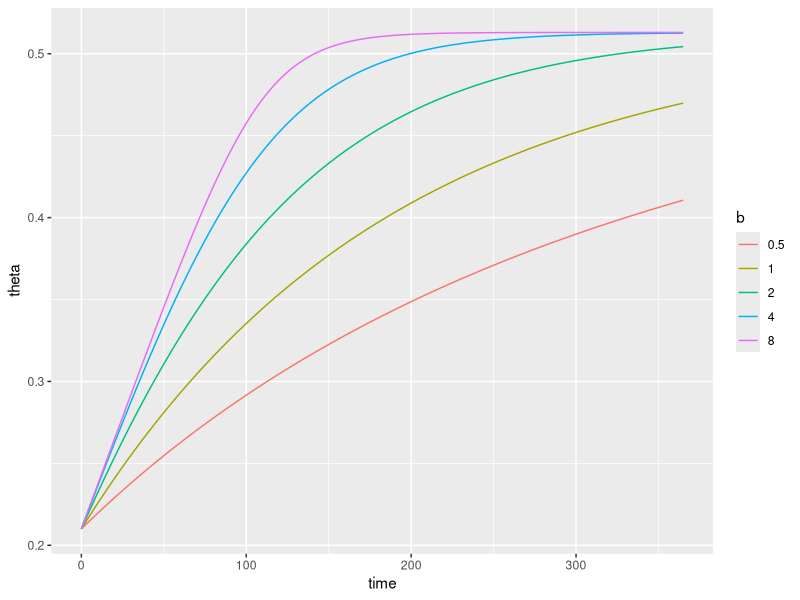
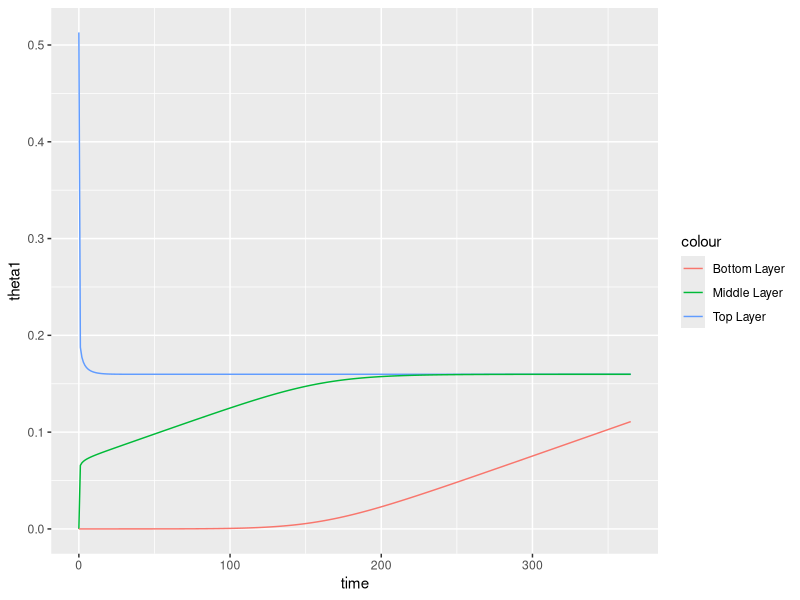
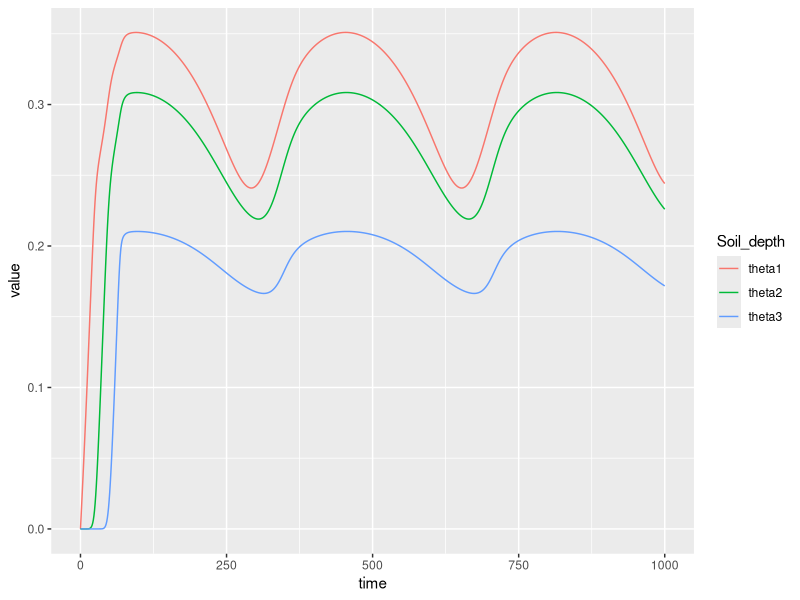
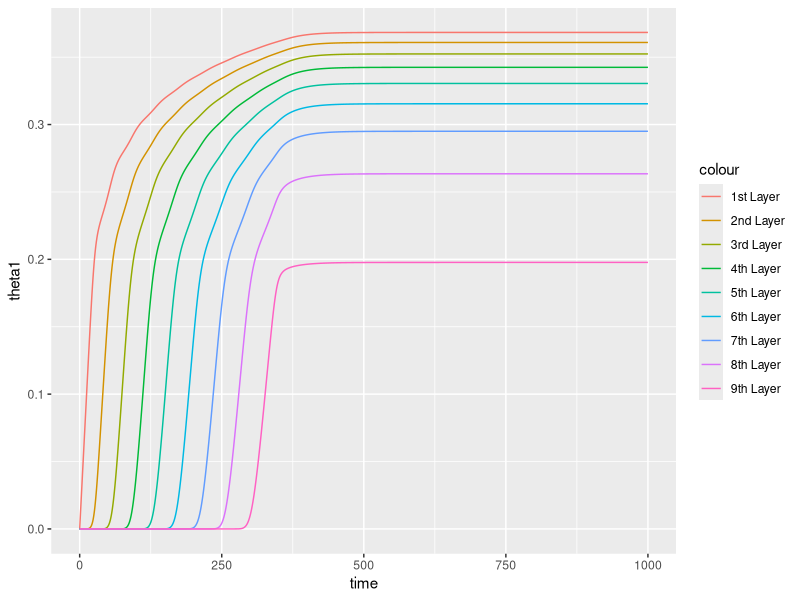
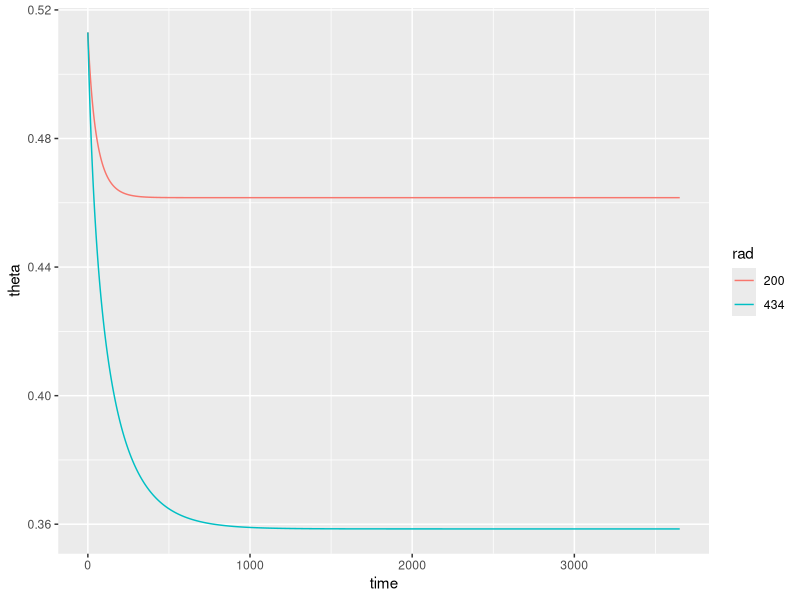
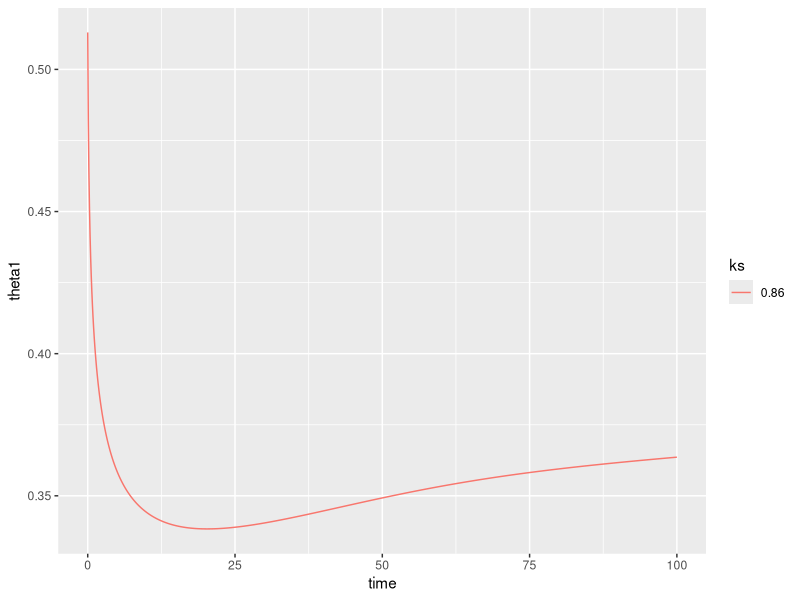
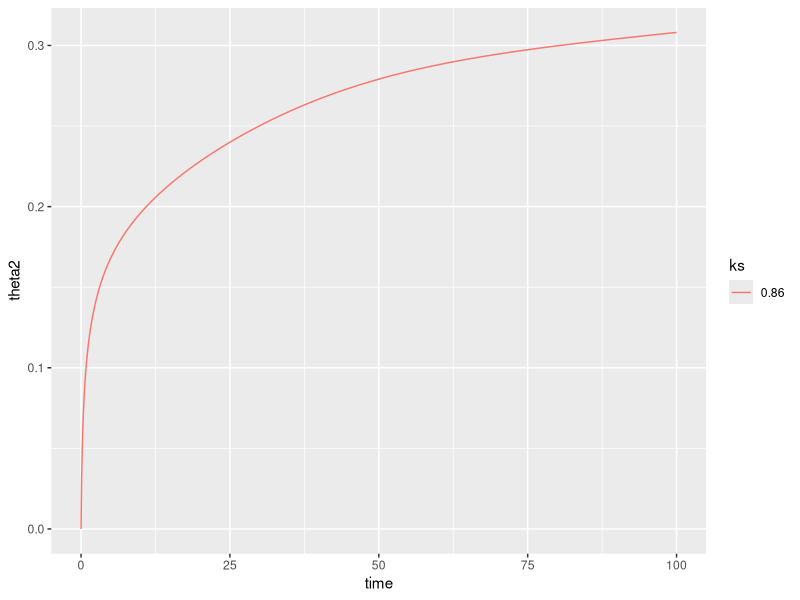
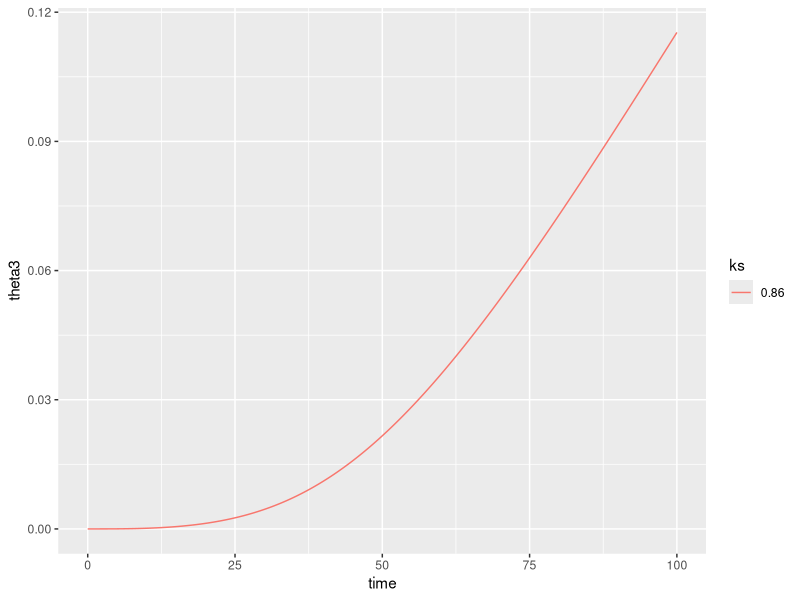

Write R code to recreate these figures, in order.
## ---- chunk 1
knitr::opts_chunk$set(echo = TRUE)
## ---- chunk 2
library(dplyr)
library(tidyr)
library(ggplot2)
library(purrr)
library(deSolve)
## ---- chunk 3
# Timestep
t <- seq(0,365, by = 1)

# Variables
theta_init <- c(theta=0.210)

# Model parameters
params <- 
  expand_grid(theta_sat = 0.513, 
            R  = 1000/365,
            b = c(1, 0.5, 2, 4, 8),
            z = 1000) %>%
        split(., .$b)

# Rates of change
theta_rates <- function(t, theta, params) {
  with(as.list(c(theta, params)), {
    
    dtheta_dt = (R*(1-(theta/theta_sat)^b))/z

    return(list(c(dtheta_dt)))
  })
}
## ---- chunk 4

logistic_solution <-
  map_dfr(
    params,
    ~ode(
    y = theta_init,
    times = t,
    func = theta_rates,
    parms = .x) %>%
  as.data.frame(), .id = "b")
## ---- chunk 5

logistic_solution %>% 
  ggplot(aes(time, theta, col=b)) +
  geom_line()

## ---- chunk 6
# Timestep
t <- seq(0,365, by = 1)

# Variables
theta_init <- c(theta1=0.513, theta2=0, theta3=0)

# Model parameters for silty loam (Landsberg)
params <- 
  expand_grid(theta_sat = 0.513, 
    R  = 1/365,
    #convert to day
    ksat = c(12.2*24),
    nk = 11.9
    ) %>%
        split(., .$ksat)

# Rates of change
theta_rates <- function(t, theta, params) {
  with(as.list(c(theta, params)), {
    dtheta1_dt = R - (ksat * (theta1/theta_sat)^nk)/0.1
    dtheta2_dt = ((ksat * (theta1/theta_sat)^nk) - (ksat * (theta2/theta_sat)^nk))/0.5
    dtheta3_dt = ((ksat * (theta2/theta_sat)^nk))/0.5
    return(list(c(dtheta1_dt,dtheta2_dt,dtheta3_dt)))
  })
}

## ---- chunk 7

logistic_solution <-
  map_dfr(
    params,
    ~ode(
    y = theta_init,
    times = t,
    func = theta_rates,
    parms = .x) %>%
  as.data.frame(), .id = "ks")
## ---- chunk 8

logistic_solution %>% 
 ggplot(aes(time)) + 
  geom_line(aes(y = theta1, col="Top Layer")) + 
  geom_line(aes(y = theta2, col="Middle Layer")) +
  geom_line(aes(y = theta3, col="Bottom Layer"))


## ---- chunk 9
# Timestep
t <- seq(0,1000, by = 0.1)

# Variables
theta_init <- c(theta11=0, theta22=0, theta33=0, theta44=0)



# Model parameters for silty loam (Landsberg)
params <- list(
  c(
    R=3/365,
    dsat = 1.4,
    nd = 6.5,
    theta_sat = c(0.482),
    b=8,
    amp=0,
    I_constant=1,
    sine_height=1,
    frequency=180,
    ksat=292.8,
    nk=11.9
    ))


# Rates of change
theta_rates1 <- function(t, theta_init, params) {
  with(as.list(c(theta_init, params)), {
    dtheta1_dt=R-(-dsat*(theta11/theta_sat)^nd)*((theta22-theta11)/0.50)
    dtheta2_dt=(-dsat*(theta11/theta_sat)^nd)*((theta22-theta11)/0.50)-(-dsat*(theta22/theta_sat)^nd)*((theta33-theta22)/0.50)
    dtheta3_dt=(-dsat*(theta22/theta_sat)^nd)*((theta33-theta22)/0.50)-((ksat)*(theta33/theta_sat)^nk)
    dtheta4_dt=((ksat)*(theta33/theta_sat)^nk)
    
    return(list(c(dtheta1_dt,dtheta2_dt,dtheta3_dt,dtheta4_dt)))
  })
}
## ---- chunk 10

logistic_solution1 <-
  map_dfr(
    params,
    ~ode(
    y = theta_init,
    times = t,
    func = theta_rates1,
    parms = .x) %>%
  as.data.frame())
## ---- chunk 11
#set time period and time step
t <- seq(0,1000, by = 1)

#how many soil depths should be monitored
n=3

#set depth of points, can be customised. N-1 in this case accounts for one customsied point, all others are the same
standard_depth = 0.5
z <- c(0.10, rep(standard_depth, n-1))

i=1

#set vector to collect gradients 
dtheta_dt <- vector(length = n)

#set initial soil moisture content for each layer (boundary z[i] - z[i-1]) as well as the amount of water lost to deep drainage and runoff and the total amount of rainfall falling in period for sanity check, particulary important for when inclduing temporal variation
theta_init <- c(theta=rep(0, n), runoff = 0, deep_drainage=0, cumulative_rain=0)

#set parameter values
params <- list(
  c(
    R=3/365,
    dsat = 1.4,
    nd = 6.5,
    theta_sat = 0.482,
    b=8,
    ksat=292.8,
    nk=11.9,
    amp=1,
    sine_height=1,
    frequency=180,
    I_constant = 1
    ))
#soil moisture drainage model

theta_rates <- function(t, theta, params) {
  with(as.list(c(theta, params)), {
    
    I = (1-I_constant*(theta[i]/theta_sat)^b)
    S = amp*sin(t/frequency*pi)+sine_height
    

    for(i in 1:n){
    
    #top layer. Non-infiltrating rainfall is stored in runoff, but leaves the plant-accessible water budget forever. 
      if(i == 1) {
    inflow = R*S*I
    runoff = (R*S)*(1-I)
    outflow = (-dsat*(theta[i]/theta_sat)^nd)*((theta[i+1]-theta[i])/z[i+1])
  
      }
    
    #middle layers  
      if(!i %in% c(1, n)) {
     inflow = (-dsat*(theta[i-1]/theta_sat)^nd)*((theta[i]-theta[i-1])/z[i])
     outflow= (-dsat*(theta[i]/theta_sat)^nd)*((theta[i+1]-theta[i])/z[i+1])
      }
      
    # last layer - water that outflows from this layer is gone forever. Values are stored in deep_drainage.
      if(i == (n)) {
    inflow = (-dsat*(theta[i-1]/theta_sat)^nd)*((theta[i]-theta[i-1])/z[i])
    outflow = ((ksat)*(theta[i]/theta_sat)^nk)
    deep_drainage = ((ksat)*(theta[i]/theta_sat)^nk)
      }
    
      
    dtheta_dt[i] = inflow - outflow
    runoff = runoff
    deep_drainage = deep_drainage
    cumulative_rain = R*S
    }
    
    return(list(c(dtheta_dt, runoff, deep_drainage, cumulative_rain)))
  })
}



## ---- chunk 12

logistic_solution <-
  map_dfr(
    params,
    ~ode(
    y = theta_init,
    times = t,
    func = theta_rates,
    parms = .x) %>%
  as.data.frame())
## ---- chunk 13

logistic_solution %>%
  select(time, contains("theta")) %>%
  pivot_longer(., contains("theta")) %>%
  rename(Soil_depth = name) %>%
  ggplot(aes(time)) +
  geom_line(aes(y=value, col=Soil_depth))
 
## ---- chunk 14
#ignore below for now


# Timestep
t <- seq(0,1000, by = 0.1)

# Variables
theta_init <- c(theta1=0, theta2=0, theta3=0, theta4=0, theta5=0, theta6=0, theta7=0, theta8=0, theta9=0, theta10=0, runoff = 0)


# Model parameters for silty loam (Landsberg)
params <- list(
  c(
    R=3/365,
    dsat = 1.4,
    nd = 6.5,
    theta_sat = c(0.482),
    b=8,
    I_constant=1,
    amp=0,
    sine_height=1,
    frequency=180,
    ksat=292.8,
    nk=11.9))

# Rates of change
theta_rates <- function(t, theta_init, params) {
  with(as.list(c(theta_init, params)), {
    I = (1-(theta1/theta_sat)^b)
    S = amp*sin(t/frequency*pi)+sine_height
    dtheta1_dt=R*S*I-(-dsat*(theta1/theta_sat)^nd)*((theta2-theta1)/0.25)
    dtheta2_dt=((-dsat*(theta1/theta_sat)^nd)*((theta2-theta1)/0.25)-(-dsat*(theta2/theta_sat)^nd)*((theta3-theta2)/0.25))
    dtheta3_dt=((-dsat*(theta2/theta_sat)^nd)*((theta3-theta2)/0.25)-(-dsat*(theta3/theta_sat)^nd)*((theta4-theta3)/0.25))
    dtheta4_dt=((-dsat*(theta3/theta_sat)^nd)*((theta4-theta3)/0.25)-(-dsat*(theta4/theta_sat)^nd)*((theta5-theta4)/0.25))
    dtheta5_dt=((-dsat*(theta4/theta_sat)^nd)*((theta5-theta4)/0.25)-(-dsat*(theta5/theta_sat)^nd)*((theta6-theta5)/0.25))
    dtheta6_dt=((-dsat*(theta5/theta_sat)^nd)*((theta6-theta5)/0.25)-(-dsat*(theta6/theta_sat)^nd)*((theta7-theta6)/0.25))
    dtheta7_dt=((-dsat*(theta6/theta_sat)^nd)*((theta7-theta6)/0.25)-(-dsat*(theta7/theta_sat)^nd)*((theta8-theta7)/0.25))
    dtheta8_dt=((-dsat*(theta7/theta_sat)^nd)*((theta8-theta7)/0.25)-(-dsat*(theta8/theta_sat)^nd)*((theta9-theta8)/0.25))
    dtheta9_dt=((-dsat*(theta8/theta_sat)^nd)*((theta9-theta8)/0.25))-((ksat)*(theta9/theta_sat)^nk)
    dtheta10_dt= ((ksat)*(theta9/theta_sat)^nk)
    # ((12.2*24)*(theta9/theta_sat)^11.9)
    runoff = R*S*(1-I)


    return(list(c(dtheta1_dt,dtheta2_dt, dtheta3_dt,dtheta4_dt,dtheta5_dt,dtheta6_dt,dtheta7_dt,dtheta8_dt,dtheta9_dt,dtheta10_dt
, runoff)))
  })
}


## ---- chunk 15

logistic_solution <-
  map_dfr(
    params,
    ~ode(
    y = theta_init,
    times = t,
    func = theta_rates,
    parms = .x) %>%
  as.data.frame())

## ---- chunk 16

logistic_solution %>% 
 ggplot(aes(time)) + 
  geom_line(aes(y = theta1, col="1st Layer")) + 
  geom_line(aes(y = theta2, col="2nd Layer")) + 
  geom_line(aes(y = theta3, col="3rd Layer"))+ 
  geom_line(aes(y = theta4, col="4th Layer"))+ 
  geom_line(aes(y = theta5, col="5th Layer"))+ 
  geom_line(aes(y = theta6, col="6th Layer"))+ 
  geom_line(aes(y = theta7, col="7th Layer"))+ 
  geom_line(aes(y = theta8, col="8th Layer"))+ 
  geom_line(aes(y = theta9, col="9th Layer"))




## ---- chunk 17
# Timestep
t <- seq(0,3650, by = 1)

# Variables
theta_init <- c(theta=0.513)

# Model parameters
params <- 
  expand_grid(theta_sat = 0.513,
            R  = 1000/365,
            b = 8,
            gcmax=0.0025,
            gb=0.01,
            vpd=900,
            p = 1.204,
            cpa = 1004, 
            y=66.1, 
            s=145,
            air_temp=25,
            slope_sat_vap_curve = 4098*(0.6108*exp((17.27*air_temp)/(air_temp+237.3)))/(air_temp+237.3)^2 *1000,
            #radiation will be fed in from plant model based on its solar radiation submodel and plant lai
            rad = c(200,434),
            max_air_temp = 25,
            min_air_temp= 10,
            L = 2.45*10^6,
            z = 1500) %>%
            split(., .$rad)

# Rates of change
theta_rates <- function(t, theta, params) {
  with(as.list(c(theta, params)), {
    evap_numerator = slope_sat_vap_curve *rad + gb*p*cpa*vpd
    evap_denominator = slope_sat_vap_curve + y*(1+gb/(gcmax*(theta/theta_sat)))
    evap=evap_numerator/evap_denominator*(1/L)*12*60*60
    dtheta_dt = (R*(1-(theta/theta_sat)^b)- evap)/z

    return(list(c(dtheta_dt)))
  })
}
## ---- chunk 18

logistic_solution <-
  map_dfr(
    params,
    ~ode(
    y = theta_init,
    times = t,
    func = theta_rates,
    parms = .x) %>%
  as.data.frame(), .id = "rad")
## ---- chunk 19

logistic_solution %>% 
  ggplot(aes(time, theta, col=rad)) +
  geom_line()

## ---- chunk 20
# Timestep
t <- seq(0,100, by = 0.1)

# Variables
theta_init <- c(theta1=0.513, theta2=0, theta3=0)

# Model parameters
params <- 
  expand_grid(
    theta_sat = 0.513, 
    ds = 0.86,
    nd = 8.5,
    R = 0.00274
    ) %>%
        split(., .$ds)

# Rates of change
theta_rates <- function(t, theta, params) {
  with(as.list(c(theta, params)), {
    
    dtheta_dt1 = R -(ds*((theta1/theta_sat)^nd)) * (theta1-theta2)
    dtheta_dt2 = ((ds*((theta1/theta_sat)^nd)) * (theta1-theta2)) - ((ds*((theta2/theta_sat)^nd)) * (theta2-theta3))
    dtheta_dt3 = ((ds*((theta2/theta_sat)^nd)) * (theta2-theta3))

    return(list(c(dtheta_dt1,dtheta_dt2,dtheta_dt3)))
  })
}

## ---- chunk 21

logistic_solution <-
  map_dfr(
    params,
    ~ode(
    y = theta_init,
    times = t,
    func = theta_rates,
    parms = .x) %>%
  as.data.frame(), .id = "ks")
## ---- chunk 22

logistic_solution %>% 
  ggplot(aes(time, theta1, col=ks)) +
  geom_line()

logistic_solution %>% 
  ggplot(aes(time, theta2, col=ks)) +
  geom_line()

logistic_solution %>% 
  ggplot(aes(time, theta3, col=ks)) +
  geom_line()


## ---- chunk 23
# Timestep
t <- seq(0,10, by = 0.1)

# Variables
theta_init <- c(theta=0.482)

# Model parameters
params <- 
  expand_grid(
    ks = c(0.00021388),
    theta_sat = 0.482, 
    nk = 0.007,
    g = 9.8,
    pw = 1000,
    apsi = 1.87,
    npsi = 11.3) %>%
        split(., .$ks)

# Rates of change
theta_rates <- function(t, theta, params) {
  with(as.list(c(theta, params)), {
    
    dtheta_dt = -(((ks*(theta/theta_sat)^nk)/(g*pw)) * apsi * npsi * theta^(-npsi-1))

    return(list(c(dtheta_dt)))
  })
}

## ---- chunk 24

logistic_solution <-
  map_dfr(
    params,
    ~ode(
    y = theta_init,
    times = t,
    func = theta_rates,
    parms = .x) %>%
  as.data.frame(), .id = "ks")
## ---- chunk 25

logistic_solution %>% 
  ggplot(aes(time, theta, col=ks)) +
  geom_line()


## ---- chunk 26
# Timestep
t <- seq(0,10, by = 0.01)

# Variables
theta_init <- c(theta=0)

# Model parameters
params <- 
  expand_grid(theta_sat = 0.482, 
            R  = 1.0,
            ks = c(40.47, 146),
            c = 4,
            b = 4) %>%
        split(., .$ks)

# Rates of change
theta_rates <- function(t, theta, params) {
  with(as.list(c(theta, params)), {
    
    dtheta_dt = R*(1-(theta/theta_sat)^b)-ks*(theta/theta_sat)^c

    return(list(c(dtheta_dt)))
  })
}

## ---- chunk 27

logistic_solution <-
  map_dfr(
    params,
    ~ode(
    y = theta_init,
    times = t,
    func = theta_rates,
    parms = .x) %>%
  as.data.frame(), .id = "ks")
## ---- chunk 28

logistic_solution %>% 
  ggplot(aes(time, theta, col=ks)) +
  geom_line()


## ---- chunk 29
# Timestep
t <- seq(0,10, by = 0.01)

# Variables
theta_init <- c(theta=0)

# Model parameters
params <- 
  expand_grid(theta_sat = 0.482, 
            R  = 1.0,
            ks = c(40.47, 5550.37),
            c = 11,
            b = 4) %>%
        split(., .$ks)

# Rates of change
theta_rates <- function(t, theta, params) {
  with(as.list(c(theta, params)), {
    
    dtheta_dt = (R+R*sin(t/(2*pi)^-1))*(1-(theta/theta_sat)^b)-ks*(theta/theta_sat)^c

    return(list(c(dtheta_dt)))
  })
}

## ---- chunk 30

logistic_solution <-
  map_dfr(
    params,
    ~ode(
    y = theta_init,
    times = t,
    func = theta_rates,
    parms = .x) %>%
  as.data.frame(), .id = "ks")
## ---- chunk 31

logistic_solution %>% 
  ggplot(aes(time, theta, col=ks)) +
  geom_line()


## ---- chunk 32
# Timestep
t <- seq(0,10, by = 0.01)

# Variables
theta_init <- c(theta=0)

# Model parameters
params <- 
  expand_grid(theta_sat = 0.482, 
            R  = 1.0,
            ks = c(40.47),
            c = 11,
            b = 4,
            pe = c(0.5,1,1.4),
            k = 0.46,
            LAI = 0) %>%
        split(., .$pe)


# Rates of change
theta_rates <- function(t, theta, params) {
  with(as.list(c(theta, params)), {
    
    dtheta_dt = R*(1-(theta/theta_sat)^b)-ks*(theta/theta_sat)^c - 
    pe*(exp(-k * LAI)/(1 + exp (-12 * (theta /theta_sat - 0.5))))

    return(list(c(dtheta_dt)))
  })
}

## ---- chunk 33

logistic_solution <-
  map_dfr(
    params,
    ~ode(
    y = theta_init,
    times = t,
    func = theta_rates,
    parms = .x) %>%
  as.data.frame(), .id = "pe")
## ---- chunk 34

logistic_solution %>% 
  ggplot(aes(time, theta, col=pe)) +
  geom_line()


## ---- chunk 35
# Timestep
t <- seq(0,10, by = 0.01)

# Variables
theta_init <- c(theta=0)

# Model parameters
params <- 
  expand_grid(theta_sat = 0.482, 
            R  = 1.0,
            ks = c(40.47),
            c = 11,
            b = 4,
            pe = c(0.5, 1,1.4),
            k = 0.46,
            LAI = 0) %>%
        split(., .$pe)


# Rates of change
theta_rates <- function(t, theta, params) {
  with(as.list(c(theta, params)), {
    
    dtheta_dt = (R+R*sin(t/(2*pi)^-1))*(1-(theta/theta_sat)^b)-ks*(theta/theta_sat)^c - 
    pe*(exp(-k * LAI)/(1 + exp (-12 * (theta /theta_sat - 0.5))))

    return(list(c(dtheta_dt)))
  })
}

## ---- chunk 36

logistic_solution <-
  map_dfr(
    params,
    ~ode(
    y = theta_init,
    times = t,
    func = theta_rates,
    parms = .x) %>%
  as.data.frame(), .id = "pe")
## ---- chunk 37

logistic_solution %>% 
  ggplot(aes(time, theta, col=pe)) +
  geom_line()


## ---- chunk 38
# Timestep
t <- seq(0,100, by = 1)

# Variables
theta_init <- c(theta=0.482)

# Model parameters for silty loam (Landsberg)
params <- 
  expand_grid(
    #convert to day
    ksat = c(12.2*24),
    nk = 11.9,
    theta_sat = 0.482, 
    g = 9.8,
    pw = 1000,
    apsi = 1.87,
    npsi = 4.5) %>%
        split(., .$ksat)

# Rates of change
theta_rates <- function(t, theta, params) {
  with(as.list(c(theta, params)), {
    soil_conductivity = ksat * (theta/theta_sat)^nk
    dpsi_dtheta = apsi * npsi * theta ^ (-npsi-1)
    # dtheta_dt = - (soil_conductivity/(g*pw))*dpsi_dtheta*((theta-0.2)/0.1)
      dtheta_dt = - (soil_conductivity)


    return(list(c(dtheta_dt)))
  })
}

## ---- chunk 39

logistic_solution <-
  map_dfr(
    params,
    ~ode(
    y = theta_init,
    times = t,
    func = theta_rates,
    parms = .x) %>%
  as.data.frame(), .id = "ks")
## ---- chunk 40

logistic_solution %>% 
  ggplot(aes(time, theta, col=ks)) +
  geom_line()
